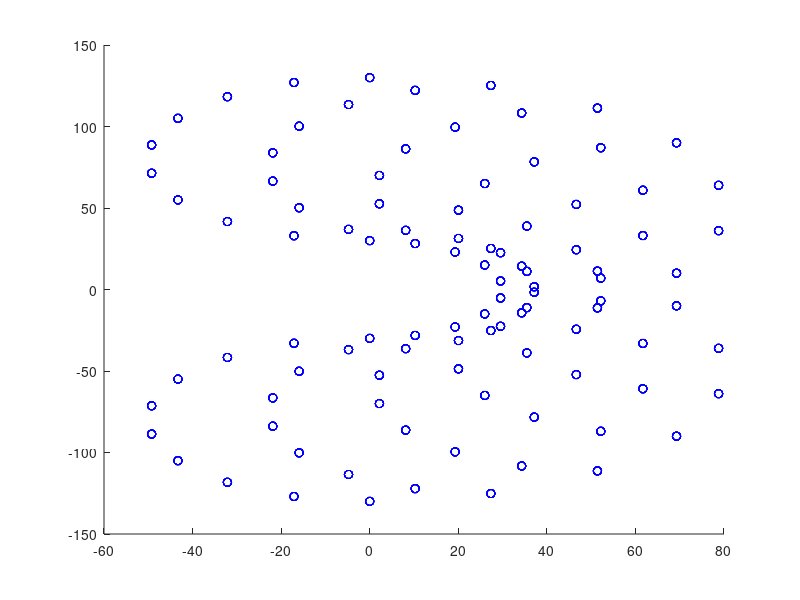

MATLAB code to generate this figure:
clear;clc;
L = [0, 80, 50];

theta = [31, -49.2, 47]' * pi / 180;

x0Test = L(2) * cos(theta(2)) - L(3) * cos(theta(3));
y0Test = (L(2) * sin(theta(2)) - L(3) * sin(theta(3))) * sin(theta(1));
z0Test = (L(2) * sin(theta(2)) - L(3) * sin(theta(3))) * cos(theta(1));

%%

testLength = 10;
% theta1 = linspace(-180, 180, testLength)' * pi / 180;
theta1 = linspace(0, 0, testLength)' * pi / 180;
% theta2 = linspace(-180, 180, testLength)' * pi / 180;
% theta3 = linspace(-180, 180, testLength)' * pi / 180;
% theta1 = 0;
theta2 = linspace(-90, 90, testLength)' * pi / 180;
theta3 = linspace(-90, 90, testLength)' * pi / 180;

x0 = nan(testLength, testLength, testLength);
y0 = nan(testLength, testLength, testLength);
z0 = nan(testLength, testLength, testLength);
% x0 = nan(testLength, testLength);
% y0 = nan(testLength, testLength);
% z0 = nan(testLength, testLength);

for i = 1 : testLength
    for j = 1 : testLength
        for k = 1 : testLength
            theta(1) = theta1(i);
%             theta(1) = theta1;
            theta(2) = theta2(j);
            theta(3) = theta3(k);

x0(i, j, k) = L(2) * cos(theta(2)) - L(3) * cos(theta(3));
y0(i, j, k) = (L(2) * sin(theta(2)) - L(3) * sin(theta(3))) * sin(theta(1));
z0(i, j, k) = (L(2) * sin(theta(2)) - L(3) * sin(theta(3))) * cos(theta(1));
% x0(j, k) = L(2) * cos(theta(2)) - L(3) * cos(theta(3));
% y0(j, k) = (L(2) * sin(theta(2)) - L(3) * sin(theta(3))) * sin(theta(1));
% z0(j, k) = (L(2) * sin(theta(2)) - L(3) * sin(theta(3))) * cos(theta(1));

        end
    end
end
hold on;
for i = 1 : testLength
    for j = 1 : testLength
        for k = 1 : testLength
% plot(x0(j, k), z0(j, k), 'bo');
% plot3(x0(i, j, k), y0(i, j, k), z0(i, j, k), 'bo');
plot3(x0(i, j, k), z0(i, j, k), y0(i, j, k), 'bo');
        end
    end
end